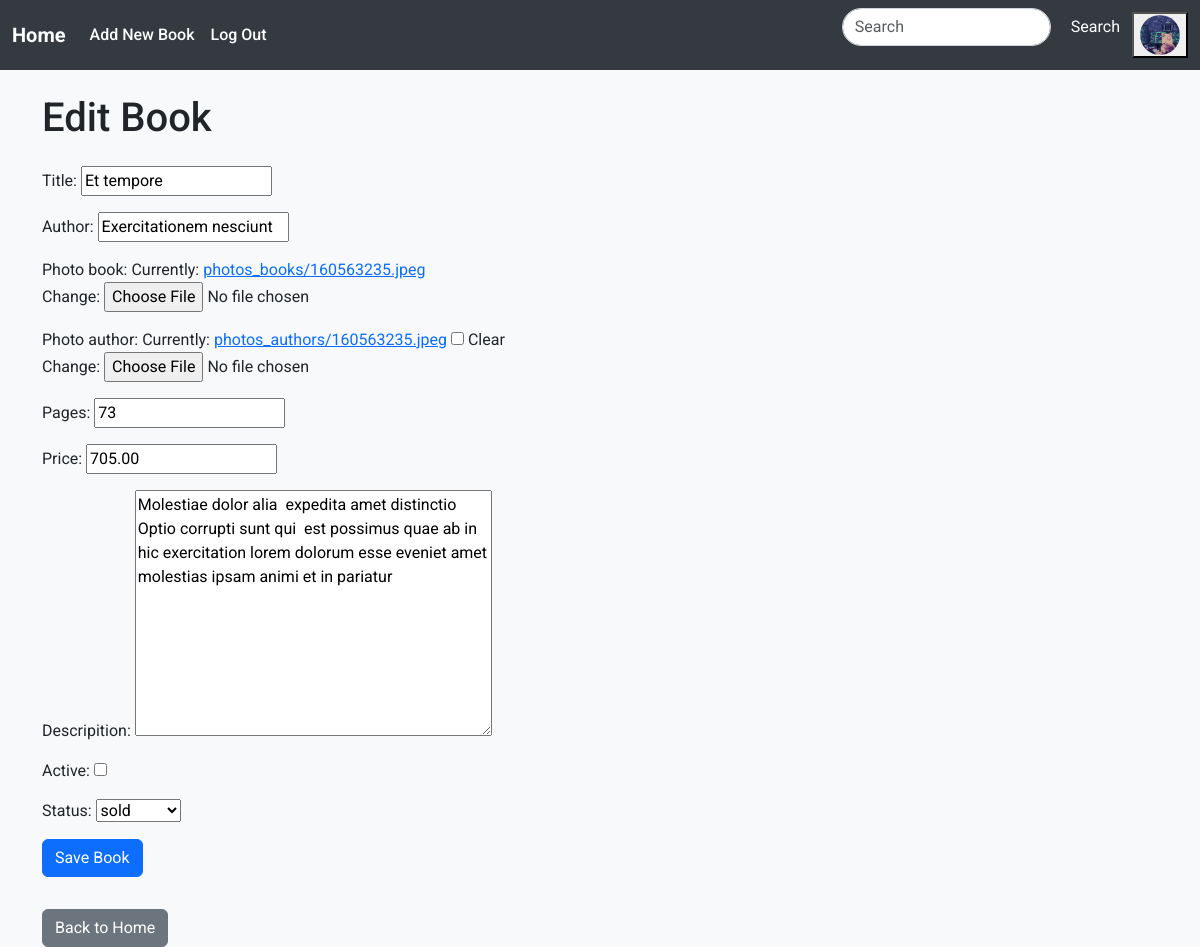
Screenshot of /edit/2/ (signed in) with the database file from the repository.
### userauths/models.py (models this page shows, shortened)
class User(AbstractUser):
    first_name = models.CharField(max_length=255, null=True, blank=True)
    last_name = models.CharField(max_length=255, null=True, blank=True)
    username = models.CharField(max_length=255, unique=True, null=True, blank=True)
    email = models.EmailField(unique=True)
    USERNAME_FIELD = "email"
    REQUIRED_FIELDS = ['username']

class Profile(models.Model):
    user = models.OneToOneField(User, on_delete=models.CASCADE)
    cover_images = models.ImageField(upload_to='Images_Profile', null=True, blank=True)
    phone = models.CharField(max_length=200, null=True ,blank=True)
    adress = models.CharField(max_length=200 ,null=True ,blank=True)
    verified = models.BooleanField(default=False)

### book/models.py (models this page shows, shortened)
class Book(models.Model):
    title = models.CharField(max_length=200)
    author = models.CharField(max_length=200, blank=True)
    photo_book = models.ImageField(upload_to='photos_books')
    photo_author = models.ImageField(upload_to='photos_authors', null=True, blank=True)
    pages = models.IntegerField()
    price = models.DecimalField(max_digits=5, decimal_places=2,null=True, blank=True)
    descripition = models.TextField(null=True, blank=True)
    created_at = models.DateTimeField(auto_now_add=True)
    active = models.BooleanField(default=True)
    status = models.CharField(max_length=50, choices=status_books, null=True, blank=True)

### book/views.py (the view, shortened to what this page needs)
# urls.py: path('edit/<int:pk>/', BookUpdateView.as_view(), name='edit_book'),
class BookUpdateView(LoginRequiredMixin, UpdateView):
    model = Book
    form_class = BookForm
    template_name = 'book/edit_book.html'

### book/forms.py
class BookForm(forms.ModelForm):
    class Meta:
        model = Book
        fields = '__all__'

### book/templates/book/edit_book.html (shortened to what this page needs)
{% extends 'base.html' %}
{% load static %}
{% block body %}
<div class="container mt-4">
    <h1 class="mb-4">Edit Book</h1>
    <form method="post" enctype="multipart/form-data">
        <div class="mb-3">
            {{ form.as_p }}
        </div>
        <button type="submit" class="btn btn-primary">Save Book</button>
    </form>
    <a href="{% url 'book:book' %}" class="btn btn-secondary mt-3">Back to Home</a>
</div>
{% endblock body %}

### templates/base.html (shortened to what this page needs)
{% load static %}
{% load django_bootstrap5 %}
{% bootstrap_css %}
<!DOCTYPE html>
<html lang="en">
<head>
    <link rel="stylesheet" href="https://cdnjs.cloudflare.com/ajax/libs/font-awesome/6.0.0-beta3/css/all.min.css">
</head>
<body>
    <nav class="navbar navbar-expand-lg navbar-dark">
        <div class="container-fluid">
            <a class="navbar-brand" href="/">Home</a>
            <div class="collapse navbar-collapse" id="navbarSupportedContent">
                <ul class="navbar-nav me-auto mb-2 mb-lg-0">
                    <li class="nav-item">
                        <a class="nav-link" href="{% url 'book:add_book' %}">Add New Book</a>
                    </li>
                    <li class="nav-item">
                        <a class="nav-link" href="{% url 'userauths:sign-out' %}">Log Out</a>
                    </li>
                </ul>
                <form class="d-flex ms-auto" role="search" method="get" action="">
                    <input class="form-control me-2" type="search" name="search" placeholder="Search" aria-label="Search" value="{{ query }}">
                    <button class="btn btn-outline-light" type="submit">Search</button>
                </form>
                <div class="dropdown">
                    <button class="btn-drob" type="button" data-bs-toggle="dropdown" aria-expanded="false">
                        <img src="{{ user.profile.cover_images.url }}" alt="User" class="user-img">
                    </button>
                </div>
            </div>
        </div>
    </nav>
    {% block body %}{% endblock body %}
</body>
</html>

### templates/base.html (style rules this page uses)
body { font-family: 'Roboto', sans-serif; background-color: #f8f9fa; margin: 0; padding: 0; }
.navbar { background-color: #343a40; transition: background-color 0.3s ease; }
.navbar-brand { color: #ffffff; font-weight: 700; transition: color 0.3s ease; }
.navbar-nav .nav-link { color: #ffffff; font-weight: 500; transition: color 0.3s ease; }
.user-img { width: 40px; height: 40px; border-radius: 50%; object-fit: cover; border: none; background: transparent; box-shadow: none; transition: transform 0.3s ease; }
.form-control { border-radius: 20px; border-color: #ced4da; transition: border-color 0.3s ease; }
.btn-outline-light { color: #ffffff; border-color: #ffffff; transition: background-color 0.3s ease, color 0.3s ease; border: none; }

### rows the page displays
User: profile.cover_images (picture)
Book: title "Et tempore", author "Exercitationem nesciunt", pages "73", price "705.00", descripition "Molestiae dolor alia expedita amet distinctio Optio corrupti sunt qui est possimus quae ab in hic exercitation lorem dolorum esse eveniet amet molestias ipsam animi et in pariatur", status "sold"
